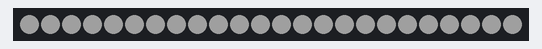
Recording of a program running on a simulated BBC micro:bit running MicroPython. Shown: 24 RGB LEDs in strip order, left to right. Dim RGB values are drawn brighter than linear.

Above: at 0.3 s.
At 2.6 s:
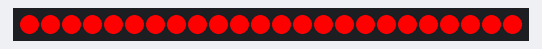
At 4.8 s:
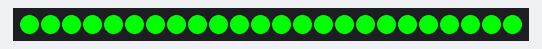
At 7.1 s:
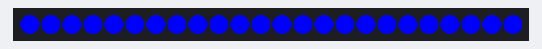
At 30.48 s:
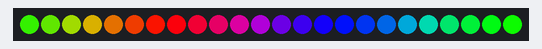
At 33.27 s:
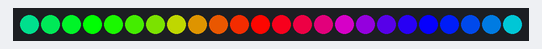

The program:

LediRengasTesti.py
```python
# Write your code here :-)
from microbit import *
import neopixel
#import math
import time

num_pixels = 24
pixels = neopixel.NeoPixel(pin0, num_pixels)

# Easy function for updating red , green, blue -values
def update_pixels(r, g, b):
    global pixels
    for i in range(24):
        pixels[i]=(r, g, b)
        sleep(10)
        pixels.show()


# wheel function
def wheel(pos):
    # Input a value 0 to 255 to get a color value.
    # The colours are a transition r - g - b - back to r.
    if pos < 0 or pos > 255:
        r = g = b = 0
    elif pos < 85:
        r = int(pos * 3)
        g = int(255 - pos*3)
        b = 0
    elif pos < 170:
        pos -= 85
        r = int(255 - pos*3)
        g = 0
        b = int(pos*3)
    else:
        pos -= 170
        r = 0
        g = int(pos*3)
        b = int(255 - pos*3)
    return (r, g, b)

# rainbow animation
def rainbow_cycle(wait):
    global num_pixels
    for j in range(255):
        for i in range(num_pixels):
            pixel_index = (i * 256 // num_pixels) + j
            pixels[i] = wheel(pixel_index & 255)
        pixels.show()
        time.sleep_ms(wait)

# bounce animation
def bounce(r, g, b, wait):
    global pixels
    global num_pixels
    for i in range(2 * num_pixels):
        for j in range(num_pixels):
            pixels[j] = (r, g, b)
        if (i // num_pixels) % 2 == 0:
            pixels[i % num_pixels] = (0, 0, 0)
        else:
            pixels[num_pixels - 1 - (i % num_pixels)] = (0, 0, 0)
        pixels.show()
        time.sleep_ms(wait)

#cycle animation
def cycle(r, g, b, wait):
    global pixels
    global num_pixels
    for i in range(num_pixels):
        for j in range(num_pixels):
            pixels[j] = (0, 0, 0)
        pixels[i % num_pixels] = (r, g, b)
        pixels.show()
        time.sleep_ms(wait)

# Almost same as update pixels
def colorWipe(r, g, b, wait):
    global pixels
    global pixes
    for j in range(num_pixels):
        pixels[j] = (r, g, b)
        pixels.show()
        time.sleep_ms(wait)

# rainbow function goes through colors
def rainbow(wait):
    global num_pixels
    global pixels
    for j in range(255):
        for i in range(num_pixels):
            idx = int(i + j)
            pixels[i] = wheel(idx & 255)
            pixels.show()
        time.sleep_ms(wait)


while True:

    update_pixels(32,32,32) # white
    time.sleep(2)
    update_pixels(255, 0, 0) # red
    time.sleep(2)

    update_pixels(0, 255, 0) # green
    time.sleep(2)

    update_pixels(0, 0, 255) # blue
    time.sleep(2)


    rainbow(50)
    colorWipe(0, 255,0, 100) # r,g,b-values and wait 100 ms

    rainbow_cycle(10)    # rainbow cycle with 10 ms delay. scan all colors

    bounce(255, 0, 0, 200) # r, g, b values and wait 200 ms.

    cycle(0, 0, 255, 200) # r, g, b values and wait 200 ms
```

Measured:
- what the display in image 3 shows lasts 2.1 s, from 7.0 s to 9.1 s
